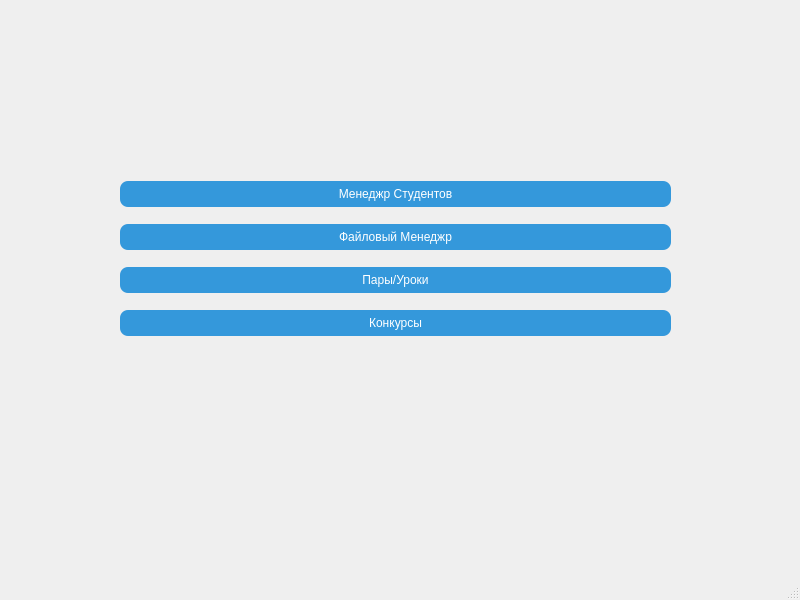
<?xml version="1.0" encoding="UTF-8"?>
<ui version="4.0">
 <class>MainWindow</class>
 <widget class="QMainWindow" name="MainWindow">
  <property name="geometry">
   <rect>
    <x>0</x>
    <y>0</y>
    <width>800</width>
    <height>600</height>
   </rect>
  </property>
  <property name="tabletTracking">
   <bool>false</bool>
  </property>
  <property name="windowTitle">
   <string>ARDA</string>
  </property>
  <property name="styleSheet">
   <string notr="true"/>
  </property>
  <widget class="QWidget" name="centralwidget">
   <widget class="QWidget" name="gridLayoutWidget">
    <property name="geometry">
     <rect>
      <x>120</x>
      <y>170</y>
      <width>551</width>
      <height>181</height>
     </rect>
    </property>
    <layout class="QGridLayout" name="gridLayout">
     <item row="2" column="0">
      <widget class="QPushButton" name="ButtoLessons">
       <property name="styleSheet">
        <string notr="true">QPushButton {
    background-color: #3498db;
    color: white;
    border-radius: 8px;
    padding: 6px 12px;
}</string>
       </property>
       <property name="text">
        <string>Пары/Уроки</string>
       </property>
      </widget>
     </item>
     <item row="0" column="0">
      <widget class="QPushButton" name="ButtonStudent">
       <property name="styleSheet">
        <string notr="true">QPushButton {
    background-color: #3498db;
    color: white;
    border-radius: 8px;
    padding: 6px 12px;
}</string>
       </property>
       <property name="text">
        <string>Менеджр Студентов</string>
       </property>
       <property name="default">
        <bool>false</bool>
       </property>
      </widget>
     </item>
     <item row="3" column="0">
      <widget class="QPushButton" name="ButtonContest">
       <property name="styleSheet">
        <string notr="true">QPushButton {
    background-color: #3498db;
    color: white;
    border-radius: 8px;
    padding: 6px 12px;
}</string>
       </property>
       <property name="text">
        <string>Конкурсы</string>
       </property>
      </widget>
     </item>
     <item row="1" column="0">
      <widget class="QPushButton" name="ButtonFileManag">
       <property name="styleSheet">
        <string notr="true">QPushButton {
    background-color: #3498db;
    color: white;
    border-radius: 8px;
    padding: 6px 12px;
}</string>
       </property>
       <property name="text">
        <string>Файловый Менеджр</string>
       </property>
      </widget>
     </item>
    </layout>
   </widget>
  </widget>
  <widget class="QMenuBar" name="menubar">
   <property name="geometry">
    <rect>
     <x>0</x>
     <y>0</y>
     <width>800</width>
     <height>25</height>
    </rect>
   </property>
  </widget>
  <widget class="QStatusBar" name="statusbar"/>
 </widget>
 <resources/>
 <connections/>
</ui>
